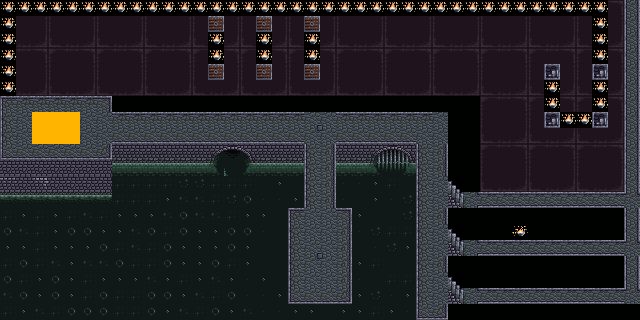

The image is a tile-based game level rendered from a .tmx file. Its description and complete source (layers, tilesets, objects, tile grids) follow:
An orthogonal 40x20 tile map with 16x16 px tiles, 1 tile layer (Tile Layer 1).

<map version="1.4" tiledversion="1.4.3" orientation="orthogonal" renderorder="right-down" width="40" height="20" tilewidth="16" tileheight="16" infinite="0" nextlayerid="2" nextobjectid="1">
 <tileset firstgid="1" source="sewer_1.tsx" />
 <layer id="1" name="Tile Layer 1" width="40" height="20">
  <data encoding="csv">
71,71,71,71,71,71,71,71,71,71,71,71,71,71,71,71,71,71,71,71,71,71,71,71,71,71,71,71,71,71,71,71,71,71,71,71,71,71,13,26,
71,28,29,27,28,29,27,28,29,27,28,29,27,96,29,27,96,29,27,96,29,27,28,29,27,28,29,27,28,29,27,28,29,27,28,29,27,71,29,26,
71,44,45,43,44,45,43,44,45,43,44,45,43,71,45,43,71,45,43,71,45,43,44,45,43,44,45,43,44,45,43,44,45,43,44,45,43,71,45,26,
71,12,13,11,12,13,11,12,13,11,12,13,11,71,13,11,71,13,11,71,13,11,12,13,11,12,13,11,12,13,11,12,13,11,12,13,11,71,13,26,
71,28,29,27,28,29,27,28,29,27,28,29,27,96,29,27,96,29,27,96,29,27,28,29,27,28,29,27,28,29,27,28,29,27,95,29,27,95,29,26,
71,44,45,43,44,45,43,44,45,43,44,45,43,44,45,43,44,45,43,44,45,43,44,45,43,44,45,43,44,45,43,44,45,43,71,45,43,71,45,26,
1,2,2,2,2,2,3,63,63,63,63,63,63,63,63,63,63,63,63,63,63,63,63,63,63,63,63,63,63,63,11,12,13,11,71,13,11,71,13,26,
17,18,293,293,293,18,18,2,2,2,2,2,2,2,2,2,2,2,2,4,5,2,2,2,2,2,2,18,63,63,27,28,29,27,95,71,71,95,29,26,
17,18,293,293,293,18,18,34,34,34,34,34,34,34,34,34,34,34,34,20,21,34,34,34,34,34,18,18,63,63,43,44,45,43,44,45,43,44,45,26,
33,34,34,34,34,34,35,97,97,97,97,97,97,98,99,100,97,97,97,17,19,97,97,92,93,94,17,19,63,63,11,12,13,11,12,13,11,12,13,26,
58,58,58,58,58,58,51,113,113,113,113,113,113,114,91,116,113,113,113,17,19,113,113,108,109,110,17,19,63,63,27,28,29,27,28,29,27,28,29,26,
49,58,50,58,58,58,51,124,124,124,124,126,126,124,124,124,138,140,138,17,19,139,139,140,124,138,17,18,38,63,43,44,45,43,44,45,43,44,45,26,
81,81,81,81,81,81,81,124,124,124,140,125,125,124,126,141,139,139,140,17,19,139,138,140,139,126,17,18,54,39,40,40,40,40,40,40,40,40,40,42,
124,140,124,140,124,125,124,140,140,140,125,141,125,125,124,140,140,138,1,18,18,3,140,138,138,126,17,19,63,63,63,63,63,63,63,63,63,63,63,26,
141,125,124,140,141,141,140,140,125,141,124,141,140,140,141,141,139,138,17,18,18,19,139,126,124,124,17,18,38,63,63,63,69,63,63,63,63,63,63,26,
140,140,124,140,140,140,141,124,125,124,141,140,140,140,141,140,138,138,17,4,5,19,138,139,126,140,17,18,54,39,40,40,40,40,40,40,40,40,40,42,
124,141,124,125,140,125,125,141,124,124,141,140,140,141,124,140,138,138,17,20,21,19,140,124,138,138,17,19,63,63,63,63,63,63,63,63,63,63,63,26,
141,124,140,141,140,124,140,140,140,125,140,124,140,125,140,139,140,138,17,18,18,19,139,138,124,124,17,18,38,63,63,63,63,63,63,63,63,63,63,26,
125,141,140,141,140,124,141,124,124,141,141,140,125,124,141,139,139,140,33,34,34,35,140,126,139,140,17,18,54,39,40,40,40,40,40,40,40,40,40,42,
124,140,125,124,141,141,141,124,124,141,140,125,124,141,140,125,139,139,140,140,138,140,140,124,140,139,33,35,63,63,63,63,63,63,63,63,63,63,63,63
</data>
 </layer>
</map>
